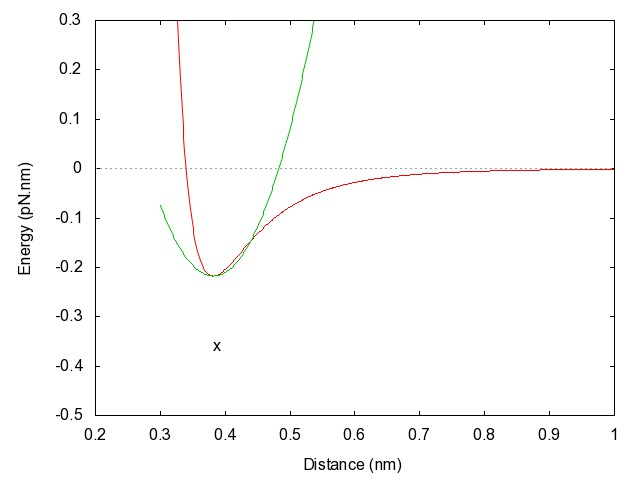

gnuplot code for this plot:

set terminal jpeg truecolor 
set output "plot.jpg"

set nokey
set xlabel "Distance (nm)"
set ylabel "Energy (pN.nm)"

set label "x" at 0.3816,-3.59824e-01

set xzeroaxis
#set xr [0.3:0.5]
#set yr [-0.4:0.2]
set yr [-0.5:0.3]

plot "energy.dat" using 1:2 with lines, "energy.dat" using 1:3 with lines

#pause -1


